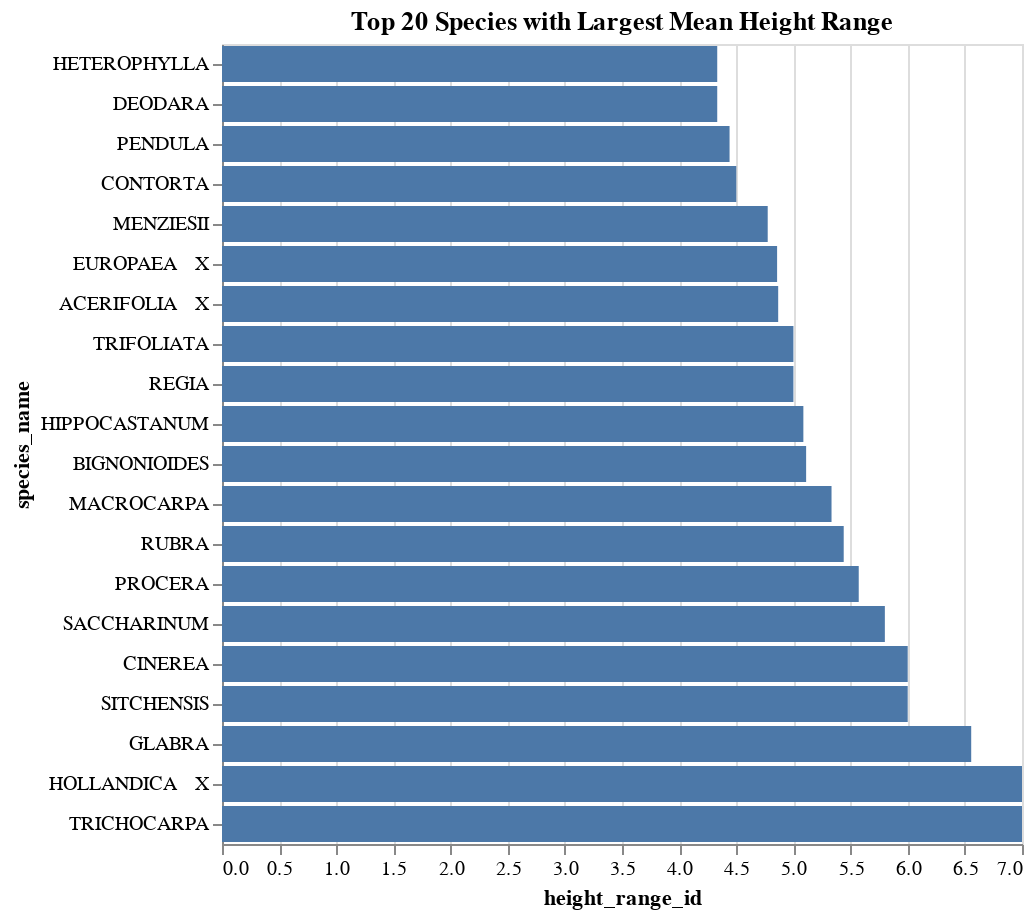

Notebook code for this chart:
### Markdown cell above
The figure above shows the 20 tree species with the largest mean diameter. The mean diameters range from around 23 to just below 40 inches. Next, we will explore the 20 tree species with the highest mean height range, and compare those species to the largest diameter species.

### Code cell
mean_height = trees_data.groupby('species_name')['height_range_id'].mean().reset_index()
top_species_height = mean_height.sort_values(by='height_range_id', ascending=False).head(20)

height_plot = alt.Chart(top_species_height).mark_bar().encode(
    alt.X('height_range_id'),
    alt.Y('species_name', sort='x')).properties(
    title='Top 20 Species with Largest Mean Height Range')
height_plot

### Figure 1 — Vega-Lite specification as saved in the notebook (floating-point values rounded to 4 significant figures)
{"config": {"view": {"continuousWidth": 400, "continuousHeight": 300}}, "data": {"name": "data-efb54108b4ebb9d81954f0a185b0919c"}, "mark": "bar", "encoding": {"x": {"type": "quantitative", "field": "height_range_id"}, "y": {"type": "nominal", "field": "species_name", "sort": "x"}}, "title": "Top 20 Species with Largest Mean Height Range", "$schema": "https://vega.github.io/schema/vega-lite/v4.8.1.json", "datasets": {"data-efb54108b4ebb9d81954f0a185b0919c": [{"species_name": "HOLLANDICA   X", "height_range_id": 7.0}, {"species_name": "TRICHOCARPA", "height_range_id": 7.0}, {"species_name": "GLABRA", "height_range_id": 6.556}, {"species_name": "CINEREA", "height_range_id": 6.0}, {"species_name": "SITCHENSIS", "height_range_id": 6.0}, {"species_name": "SACCHARINUM", "height_range_id": 5.8}, {"species_name": "PROCERA", "height_range_id": 5.571}, {"species_name": "RUBRA", "height_range_id": 5.44}, {"species_name": "MACROCARPA", "height_range_id": 5.333}, {"species_name": "BIGNONIOIDES", "height_range_id": 5.111}, {"species_name": "HIPPOCASTANUM", "height_range_id": 5.087}, {"species_name": "TRIFOLIATA", "height_range_id": 5.0}, {"species_name": "REGIA", "height_range_id": 5.0}, {"species_name": "ACERIFOLIA   X", "height_range_id": 4.867}, {"species_name": "EUROPAEA   X", "height_range_id": 4.857}, {"species_name": "MENZIESII", "height_range_id": 4.775}, {"species_name": "CONTORTA", "height_range_id": 4.5}, {"species_name": "PENDULA", "height_range_id": 4.441}, {"species_name": "HETEROPHYLLA", "height_range_id": 4.333}, {"species_name": "DEODARA", "height_range_id": 4.333}]}}
